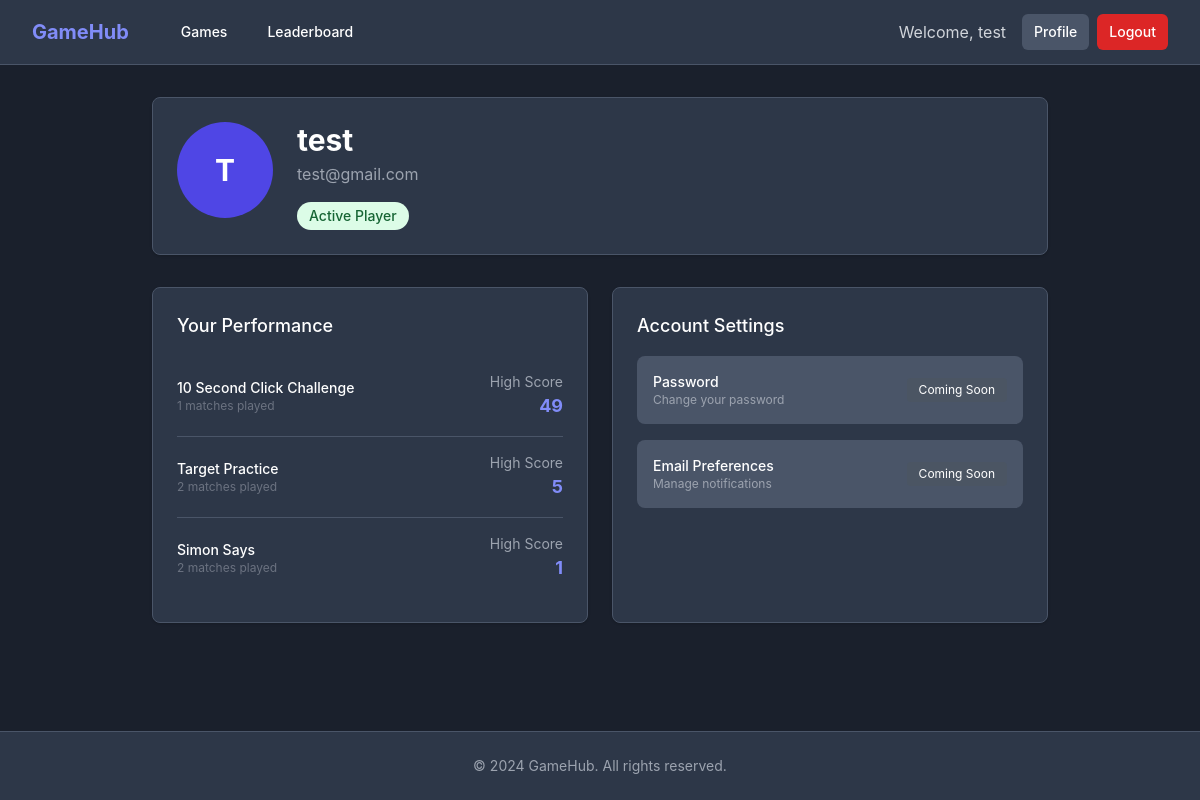
The page /profile (signed in) on the database its author committed.
### models.py (models this page shows, shortened)
class User(db.Model, UserMixin):
    id = db.Column(db.Integer, primary_key=True)
    username = db.Column(db.String(20), unique=True, nullable=False)
    email = db.Column(db.String(120), unique=True, nullable=False)
    password = db.Column(db.String(60), nullable=False)
    is_admin = db.Column(db.Boolean, default=False)
    scores = db.relationship('Score', backref='player', lazy=True)

class Game(db.Model):
    id = db.Column(db.Integer, primary_key=True)
    title = db.Column(db.String(100), nullable=False)
    description = db.Column(db.Text, nullable=False)
    slug = db.Column(db.String(50), unique=True, nullable=False)
    script_file = db.Column(db.String(50), nullable=False) # e.g., 'snake.js'
    scores = db.relationship('Score', backref='game_played', lazy=True)

### app.py (the view)
@app.route("/profile")
@login_required
def profile():
    user_scores = db.session.query(
        Game.title,
        func.max(Score.score).label('high_score'),
        func.count(Score.id).label('games_played')
    ).join(Score).filter(Score.user_id == current_user.id).group_by(Game.id).all()
    return render_template('profile.html', title='Profile', user_scores=user_scores)

### app.py (called while the page is built)
@login_manager.user_loader
def load_user(user_id):
    return User.query.get(int(user_id))

### templates/profile.html (shortened to what this page needs)
{% extends "base.html" %}
{% block content %}
<div class="max-w-4xl mx-auto">
    <div class="bg-gray-800 shadow rounded-lg border border-gray-700 p-6 mb-8 flex flex-col md:flex-row items-center md:items-start gap-6">
        <div class="flex-shrink-0">
            <div class="h-24 w-24 rounded-full bg-indigo-600 flex items-center justify-center text-3xl font-bold text-white">
                {{ current_user.username[0].upper() }}
            </div>
        </div>
        <div class="flex-1 text-center md:text-left">
            <h1 class="text-3xl font-bold text-white">{{ current_user.username }}</h1>
            <p class="text-gray-400 mt-1">{{ current_user.email }}</p>
            <div class="mt-4 flex flex-wrap justify-center md:justify-start gap-4">
                <span class="inline-flex items-center px-3 py-1 rounded-full text-sm font-medium bg-green-100 text-green-800">
                    Active Player
                </span>
            </div>
        </div>
    </div>
    <div class="grid grid-cols-1 md:grid-cols-2 gap-6 mb-8">
        <div class="bg-gray-800 shadow rounded-lg border border-gray-700 p-6">
            <h3 class="text-lg font-medium text-white mb-4">Your Performance</h3>
            {% if user_scores %}
            <div class="overflow-hidden">
                <ul class="divide-y divide-gray-700">
                    {% for game_stat in user_scores %}
                    <li class="py-4 flex justify-between items-center">
                        <div>
                            <p class="text-sm font-medium text-white">{{ game_stat.title }}</p>
                            <p class="text-xs text-gray-500">{{ game_stat.games_played }} matches played</p>
                        </div>
                        <div class="text-right">
                            <p class="text-sm text-gray-400">High Score</p>
                            <p class="text-lg font-bold text-indigo-400">{{ game_stat.high_score }}</p>
                        </div>
                    </li>
                    {% endfor %}
                </ul>
            </div>
            {% else %}
            <p class="text-gray-500 text-center py-4">No games played yet. Go play some games!</p>
            <div class="text-center mt-2">
                <a href="{{ url_for('home') }}" class="text-indigo-400 hover:text-indigo-300 text-sm font-medium">Browse Games &rarr;</a>
            </div>
            {% endif %}
        </div>
        <div class="bg-gray-800 shadow rounded-lg border border-gray-700 p-6">
            <h3 class="text-lg font-medium text-white mb-4">Account Settings</h3>
            <div class="space-y-4">
                <div class="flex items-center justify-between p-4 bg-gray-700 rounded-lg">
                    <div>
                        <p class="text-sm font-medium text-white">Password</p>
                        <p class="text-xs text-gray-400">Change your password</p>
                    </div>
                    <button class="px-3 py-1 bg-gray-600 hover:bg-gray-500 text-white text-xs rounded" disabled>Coming Soon</button>
                </div>
                <div class="flex items-center justify-between p-4 bg-gray-700 rounded-lg">
                    <div>
                        <p class="text-sm font-medium text-white">Email Preferences</p>
                        <p class="text-xs text-gray-400">Manage notifications</p>
                    </div>
                    <button class="px-3 py-1 bg-gray-600 hover:bg-gray-500 text-white text-xs rounded" disabled>Coming Soon</button>
                </div>
            </div>
        </div>
    </div>
</div>
{% endblock %}

### templates/base.html (shortened to what this page needs)
<!DOCTYPE html>
<html lang="en">
<head>
    <script src="https://cdn.tailwindcss.com"></script>
</head>
<body class="bg-gray-900 text-white min-h-screen flex flex-col">
    <nav class="bg-gray-800 border-b border-gray-700">
        <div class="max-w-7xl mx-auto px-4 sm:px-6 lg:px-8">
            <div class="flex items-center justify-between h-16">
                <div class="flex items-center">
                    <a href="{{ url_for('home') }}" class="flex-shrink-0 text-xl font-bold text-indigo-400">
                        GameHub
                    </a>
                    <div class="hidden md:block">
                        <div class="ml-10 flex items-baseline space-x-4">
                            <a href="{{ url_for('home') }}" class="hover:bg-gray-700 px-3 py-2 rounded-md text-sm font-medium">Games</a>
                            <a href="{{ url_for('leaderboard') }}" class="hover:bg-gray-700 px-3 py-2 rounded-md text-sm font-medium">Leaderboard</a>
                        </div>
                    </div>
                </div>
                <div class="hidden md:block">
                    <div class="ml-4 flex items-center md:ml-6">
                        {% if current_user.is_authenticated %}
                            <span class="text-gray-300 mr-4">Welcome, {{ current_user.username }}</span>
                            <a href="{{ url_for('profile') }}" class="bg-gray-700 hover:bg-gray-600 text-white px-3 py-2 rounded-md text-sm font-medium mr-2">Profile</a>
                            <a href="{{ url_for('logout') }}" class="bg-red-600 hover:bg-red-700 text-white px-3 py-2 rounded-md text-sm font-medium">Logout</a>
                        {% else %}
                            <a href="{{ url_for('login') }}" class="text-gray-300 hover:bg-gray-700 hover:text-white px-3 py-2 rounded-md text-sm font-medium">Login</a>
                            <a href="{{ url_for('register') }}" class="bg-indigo-600 hover:bg-indigo-700 text-white px-3 py-2 rounded-md text-sm font-medium ml-2">Register</a>
                        {% endif %}
                    </div>
                </div>
            </div>
        </div>
    </nav>
    <main class="flex-grow container mx-auto px-4 sm:px-6 lg:px-8 py-8">
        {% block content %}{% endblock %}
    </main>
    <footer class="bg-gray-800 border-t border-gray-700 mt-auto">
        <div class="max-w-7xl mx-auto py-6 px-4 sm:px-6 lg:px-8">
            <p class="text-center text-gray-400 text-sm">
                &copy; 2024 GameHub. All rights reserved.
            </p>
        </div>
    </footer>
</body>
</html>

### templates/base.html (style rules this page uses)
body { font-family: 'Inter', sans-serif; }

### rows shown on the page
User: username "test", username "T", email "test@gmail.com"
Game: title "10 Second Click Challenge", games_played "1", high_score "49"
Game: title "Target Practice", games_played "2", high_score "5"
Game: title "Simon Says", games_played "2", high_score "1"
